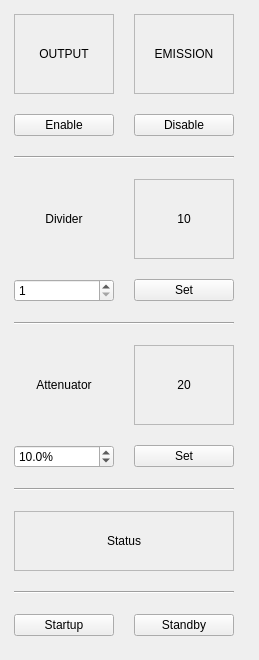
      <widget class="QWidget" name="tab_laser">
       <attribute name="title">
        <string>Laser</string>
       </attribute>
       <widget class="QWidget" name="gridLayoutWidget">
        <property name="geometry">
         <rect>
          <x>0</x>
          <y>0</y>
          <width>250</width>
          <height>651</height>
         </rect>
        </property>
        <layout class="QGridLayout" name="gridLayoutLaser">
         <item row="5" column="0" colspan="2">
          <widget class="Line" name="line_2">
           <property name="orientation">
            <enum>Qt::Horizontal</enum>
           </property>
          </widget>
         </item>
         <item row="7" column="1">
          <widget class="QPushButton" name="pushButtonSetAttenuator">
           <property name="text">
            <string>Set</string>
           </property>
          </widget>
         </item>
         <item row="3" column="0">
          <widget class="QLabel" name="labDivider">
           <property name="maximumSize">
            <size>
             <width>100</width>
             <height>80</height>
            </size>
           </property>
           <property name="frameShape">
            <enum>QFrame::NoFrame</enum>
           </property>
           <property name="text">
            <string>Divider</string>
           </property>
           <property name="alignment">
            <set>Qt::AlignCenter</set>
           </property>
          </widget>
         </item>
         <item row="2" column="0" colspan="2">
          <widget class="Line" name="line">
           <property name="orientation">
            <enum>Qt::Horizontal</enum>
           </property>
          </widget>
         </item>
         <item row="8" column="0" colspan="2">
          <widget class="Line" name="line_3">
           <property name="orientation">
            <enum>Qt::Horizontal</enum>
           </property>
          </widget>
         </item>
         <item row="11" column="1">
          <widget class="QPushButton" name="pushButtonStandbyLaser">
           <property name="text">
            <string>Standby</string>
           </property>
          </widget>
         </item>
         <item row="11" column="0">
          <widget class="QPushButton" name="pushButtonStartupLaser">
           <property name="text">
            <string>Startup</string>
           </property>
          </widget>
         </item>
         <item row="1" column="0">
          <widget class="QPushButton" name="pushButtonEnableLaser">
           <property name="text">
            <string>Enable</string>
           </property>
          </widget>
         </item>
         <item row="4" column="1">
          <widget class="QPushButton" name="pushButtonSetDivider">
           <property name="text">
            <string>Set</string>
           </property>
          </widget>
         </item>
         <item row="0" column="1">
          <widget class="QLabel" name="labEMISSION">
           <property name="maximumSize">
            <size>
             <width>100</width>
             <height>80</height>
            </size>
           </property>
           <property name="frameShape">
            <enum>QFrame::StyledPanel</enum>
           </property>
           <property name="text">
            <string>EMISSION</string>
           </property>
           <property name="alignment">
            <set>Qt::AlignCenter</set>
           </property>
          </widget>
         </item>
         <item row="1" column="1">
          <widget class="QPushButton" name="pushButtonDisableLaser">
           <property name="text">
            <string>Disable</string>
           </property>
          </widget>
         </item>
         <item row="10" column="0" colspan="2">
          <widget class="Line" name="line_4">
           <property name="orientation">
            <enum>Qt::Horizontal</enum>
           </property>
          </widget>
         </item>
         <item row="3" column="1">
          <widget class="QLabel" name="labDividerRBV">
           <property name="maximumSize">
            <size>
             <width>100</width>
             <height>80</height>
            </size>
           </property>
           <property name="frameShape">
            <enum>QFrame::StyledPanel</enum>
           </property>
           <property name="text">
            <string>10</string>
           </property>
           <property name="alignment">
            <set>Qt::AlignCenter</set>
           </property>
          </widget>
         </item>
         <item row="7" column="0">
          <widget class="QDoubleSpinBox" name="doubleSpinBoxAttenuator">
           <property name="prefix">
            <string/>
           </property>
           <property name="suffix">
            <string>%</string>
           </property>
           <property name="decimals">
            <number>1</number>
           </property>
           <property name="minimum">
            <double>0.100000000000000</double>
           </property>
           <property name="value">
            <double>10.000000000000000</double>
           </property>
          </widget>
         </item>
         <item row="4" column="0">
          <widget class="QSpinBox" name="spinBoxDivider">
           <property name="minimum">
            <number>1</number>
           </property>
           <property name="maximum">
            <number>1000</number>
           </property>
          </widget>
         </item>
         <item row="0" column="0">
          <widget class="QLabel" name="labOUTPUT">
           <property name="maximumSize">
            <size>
             <width>100</width>
             <height>80</height>
            </size>
           </property>
           <property name="autoFillBackground">
            <bool>false</bool>
           </property>
           <property name="frameShape">
            <enum>QFrame::StyledPanel</enum>
           </property>
           <property name="frameShadow">
            <enum>QFrame::Plain</enum>
           </property>
           <property name="text">
            <string>OUTPUT</string>
           </property>
           <property name="scaledContents">
            <bool>false</bool>
           </property>
           <property name="alignment">
            <set>Qt::AlignCenter</set>
           </property>
           <property name="indent">
            <number>-1</number>
           </property>
          </widget>
         </item>
         <item row="6" column="0">
          <widget class="QLabel" name="labAtenuator">
           <property name="maximumSize">
            <size>
             <width>100</width>
             <height>80</height>
            </size>
           </property>
           <property name="text">
            <string>Attenuator</string>
           </property>
           <property name="alignment">
            <set>Qt::AlignCenter</set>
           </property>
          </widget>
         </item>
         <item row="6" column="1">
          <widget class="QLabel" name="labAttenuatorRBV">
           <property name="maximumSize">
            <size>
             <width>100</width>
             <height>80</height>
            </size>
           </property>
           <property name="frameShape">
            <enum>QFrame::StyledPanel</enum>
           </property>
           <property name="text">
            <string>20</string>
           </property>
           <property name="alignment">
            <set>Qt::AlignCenter</set>
           </property>
          </widget>
         </item>
         <item row="9" column="0" colspan="2">
          <widget class="QLabel" name="labLaserStatus">
           <property name="maximumSize">
            <size>
             <width>220</width>
             <height>60</height>
            </size>
           </property>
           <property name="frameShape">
            <enum>QFrame::StyledPanel</enum>
           </property>
           <property name="text">
            <string>Status</string>
           </property>
           <property name="alignment">
            <set>Qt::AlignCenter</set>
           </property>
          </widget>
         </item>
        </layout>
       </widget>
      </widget>
